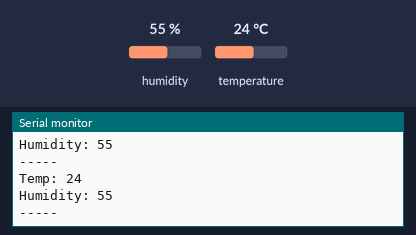
This sketch was run on a simulated Arduino Uno, built with avr-gcc and run on an emulated ATmega328P. Parts: the last lines printed to the serial monitor. The inputs (shaded band) are chosen by the test bench; at power-on: humidity 55 %, temperature 24 °C.

Above: at 2.8 s.
2.9 s: humidity set to 22 %
At 4.5 s:
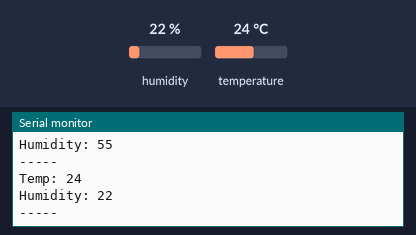
5.6 s: temperature set to 12 °C
At 7.7 s:
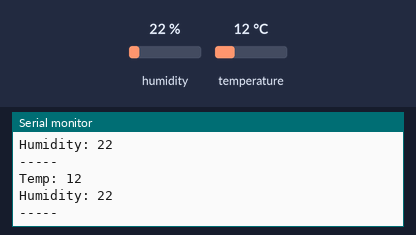
8.3 s: humidity set to 40 %
At 10.6 s:
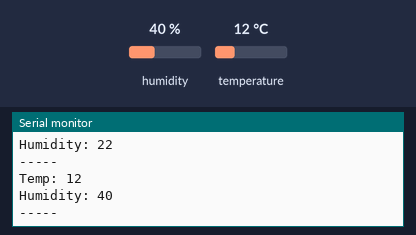
Timing chart, 0 to 12.1 s (numbered marks = the images above; inputs shaded):
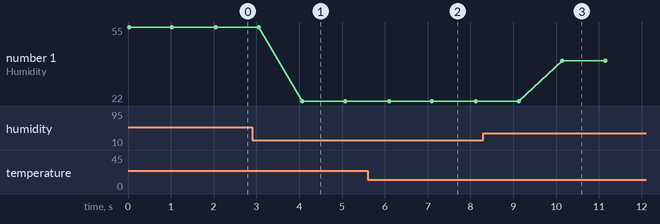

Measured:
- after the input at 2.9 s, the serial monitor: prints a new line after 1.2 s (image 1)
- after the input at 5.6 s, the serial monitor: prints a new line after 0.50 s (image 2)
- after the input at 8.3 s, the serial monitor: prints a new line after 1.8 s (image 3)
- plotted number 1: 55 → 22 after the input at 2.9 s, 22 → 40 after the input at 8.3 s

The sketch:

DTH11_01.ino
```cpp
#include <DHT.h>

DHT mydht(A1, DHT11);


void setup() {
  Serial.begin(115200);
  mydht.begin();
}

void loop() {
  int temp = mydht.readTemperature();
  int humi = mydht.readHumidity();

    Serial.print("Temp: ");
    Serial.println(temp);
    Serial.print("Humidity: ");
    Serial.println(humi);

    Serial.println("-----");
    delay(1000);
}
```
